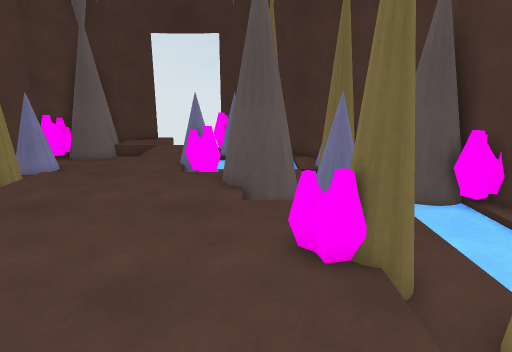
view 1 (above)

22 first-person views from a walk through a scene from a Unity 3-D project. The camera is 1.5 m above the floor, tilts 14° down and sees 75° across. The floor is counted in squares, 0.5 m on a side. Each view is taken from the middle of a square. On the plan, view 1 faces up. The plan holds only what a view shows up to about 20 squares ahead; the rest is blank. The place goes on beyond the plan.

view 2
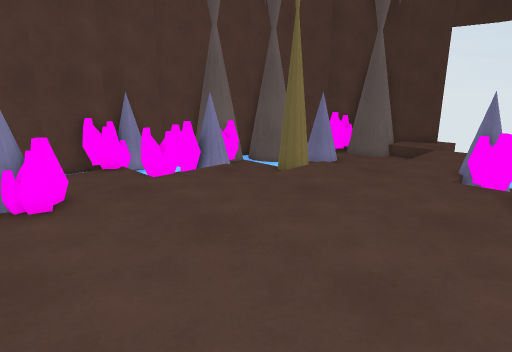

view 3
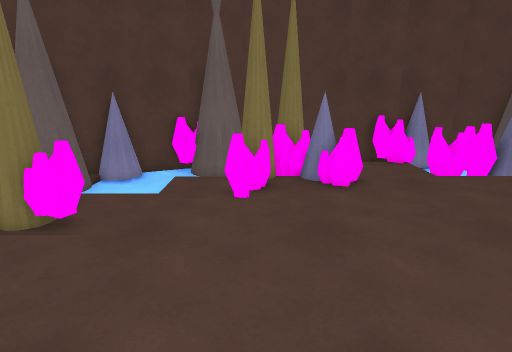

view 4
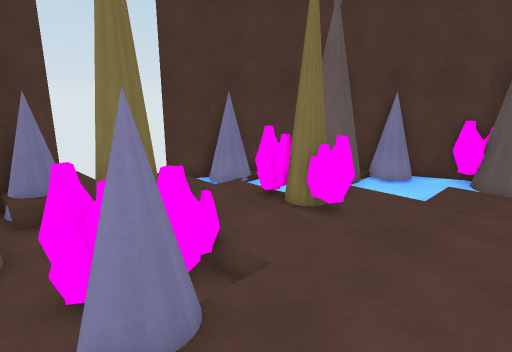

view 5
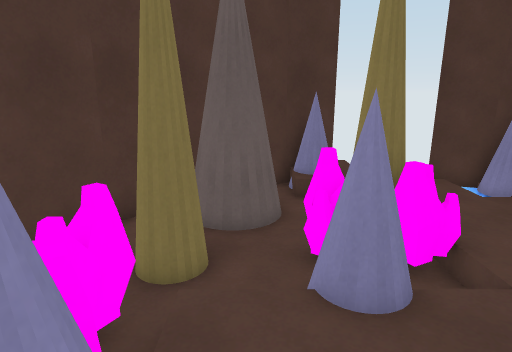

view 6
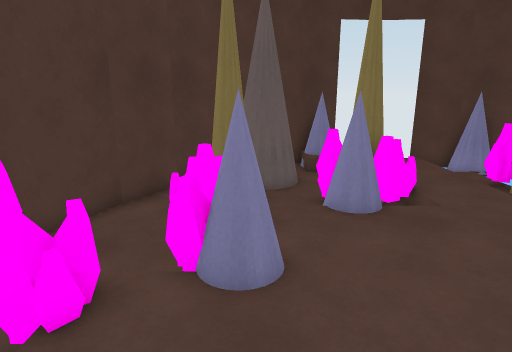

view 7
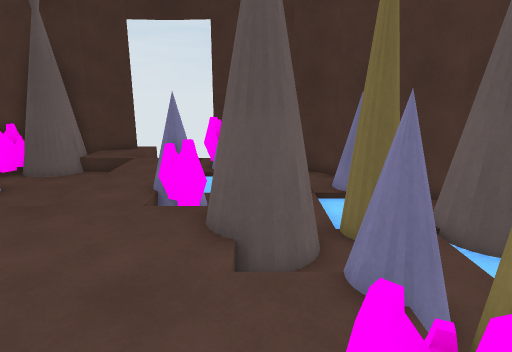

view 8
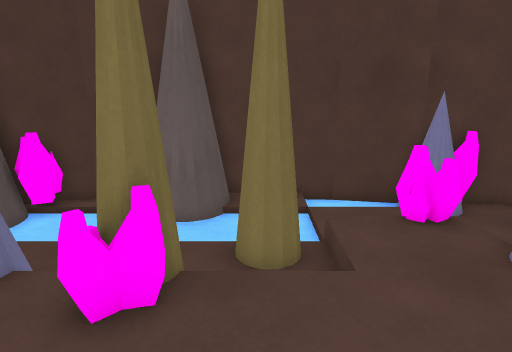

view 9
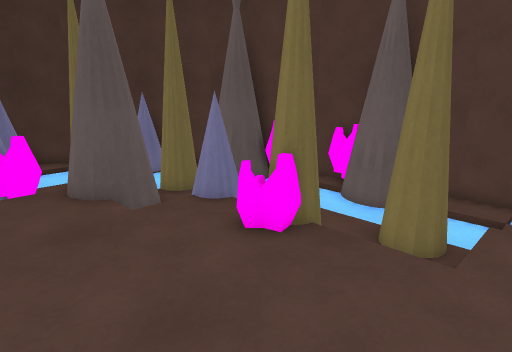

view 10
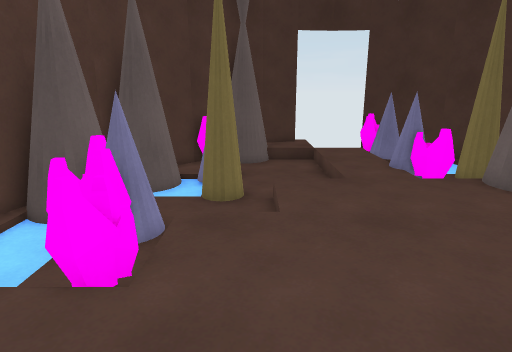

view 11
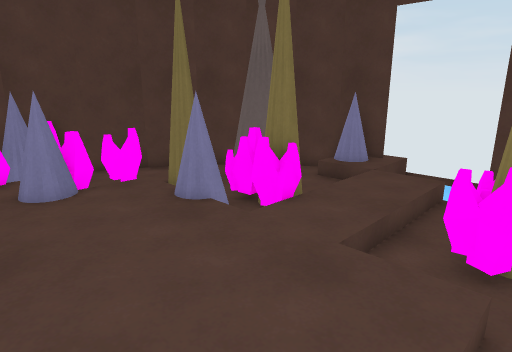

view 12
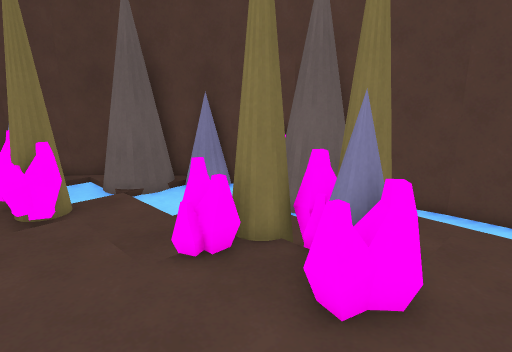

view 13
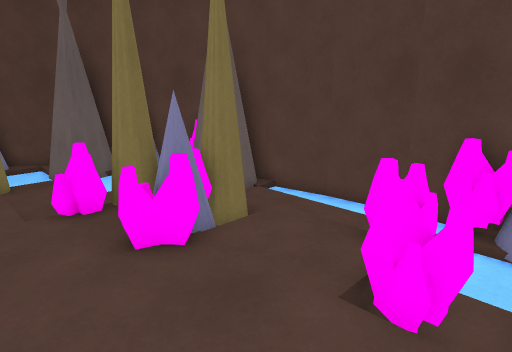

view 14
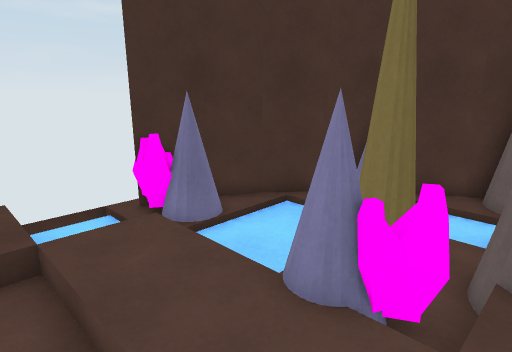

view 15
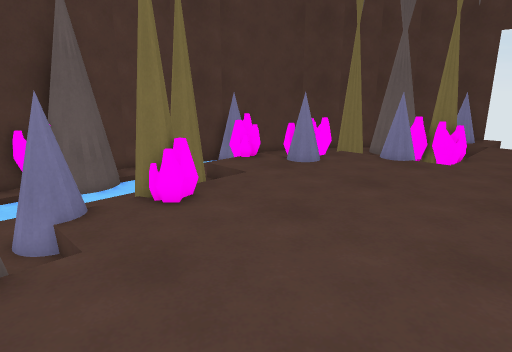

view 16
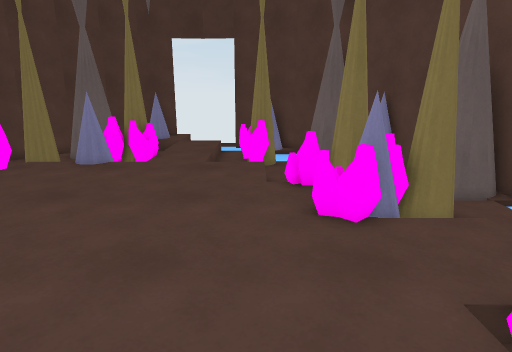

view 17
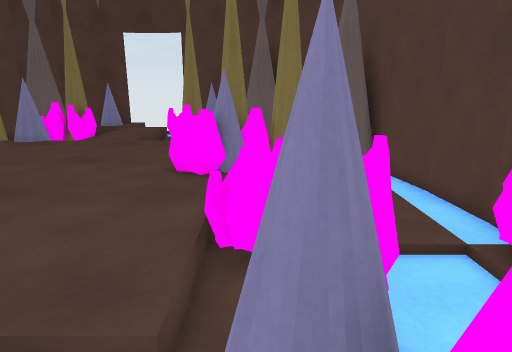

view 18
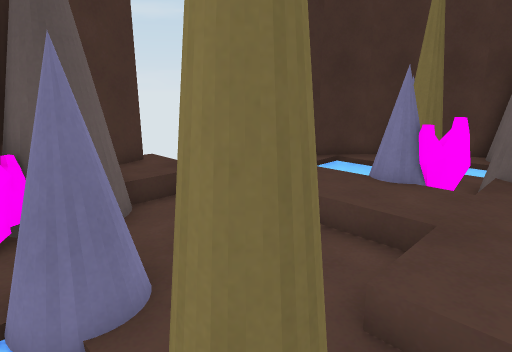

view 19
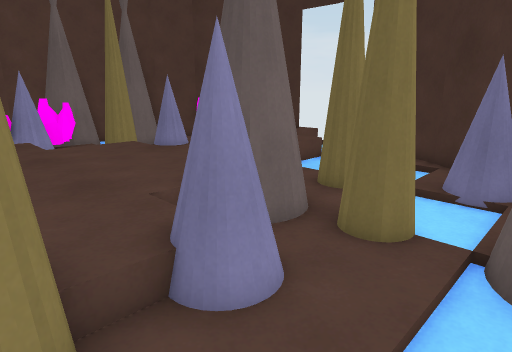

view 20
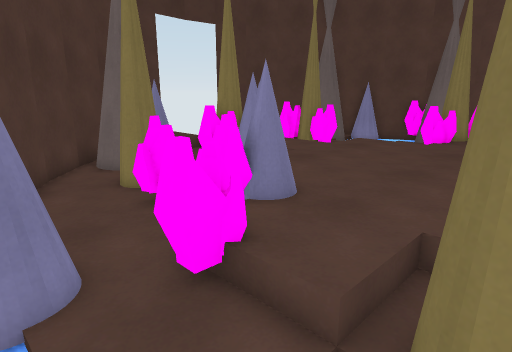

view 21
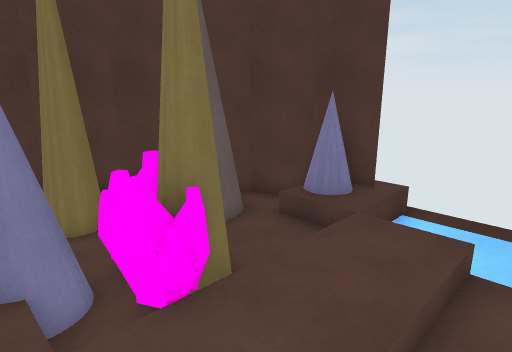

view 22
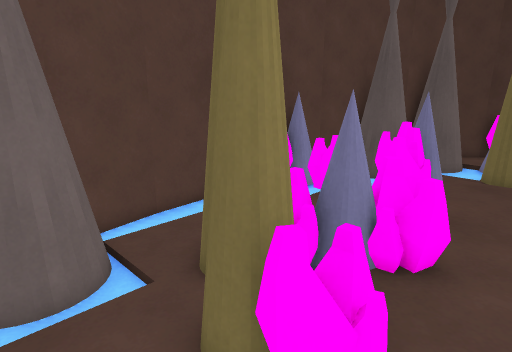

### Floor plan
Key: @ floor where view 1 was taken; # wall or solid block; x gap in a wall; . main floor; - floor 0.25 m lower than the main floor; _ floor 0.5 m lower than the main floor; / step, stairs or slope; = window, fence, low wall or low ledge; ^ raised ledge; O other object.
Columns run from 18 left of view 1 to 9 right of it. Each row starts with its distance up from view 1.
 22          ###O__-##
 21         ##OOO  =#####
 20       ####OOO__-##--##
 19       #=##---../_____##
 18       #------../_____-##
 17       #=-----../_____=###
 16      ####----../--# -_=-#
 15     ##_==----..##-##-__-#
 14     ##_-=----..#=----__-#
 13    ##__-#----../#=# -##=##
 12    ###----.......###-##=###
 11   ###=----.......###---__=#
 10  #  ###-  ........=-=--__=#
  9  # _=##///........//#O-___##
  8  #=_###/.............--___=#
  7 ##=__###...........=#--__###
  6 ##=###=#...........=##-__###
  5 #=-#==............../--___##
  4 #_---.............../-##__-#
  3 #_---..=............/-##__-#
  2 #_----=#==............./--_#
  1 #_--#####............../--_#
  0 #_--####..........@...==--_#
 -1 ##----##x=..........#===-###
 -2  ###_--#=-..........#^=--##
 -3   ##_-----........../x---##
 -4   ##_-----.......=../x=---#
 -5   #____------../-##--#=--##
 -6   #____---=#-..==#=-##---#
 -7   ###__--###-..###=-##=-##
 -8    ####--##--../#=#-----#
 -9      ###_ #=-../---###-##
-10       ##__=--../--=#####
-11       #___---../---###
-12       ##-## ___OOO--#
-13        #### ___O=####
-14           ##___O###

Where each view was taken, in squares from view 1:
view 1: 0 up, 0 right, facing up
view 2: 0 up, 0 right, facing up-left
view 3: 1 down, 1 right, facing left
view 4: 1 down, 1 right, facing down-left
view 5: 0 up, 1 right, facing down
view 6: 4 up, 2 right, facing down
view 7: 4 up, 0 right, facing up
view 8: 4 up, 3 left, facing right
view 9: 1 up, 4 left, facing up-right
view 10: 1 up, 9 left, facing up
view 11: 1 up, 9 left, facing down-right
view 12: 4 up, 6 left, facing down-left
view 13: 8 up, 7 left, facing down-left
view 14: 12 up, 7 left, facing up-right
view 15: 11 up, 7 left, facing down-right
view 16: 10 up, 8 left, facing down
view 17: 12 up, 12 left, facing down
view 18: 11 up, 12 left, facing up-right
view 19: 6 up, 6 right, facing up-left
view 20: 4 up, 8 right, facing down-left
view 21: 4 down, 7 left, facing down-right
view 22: 4 down, 8 left, facing up-left
